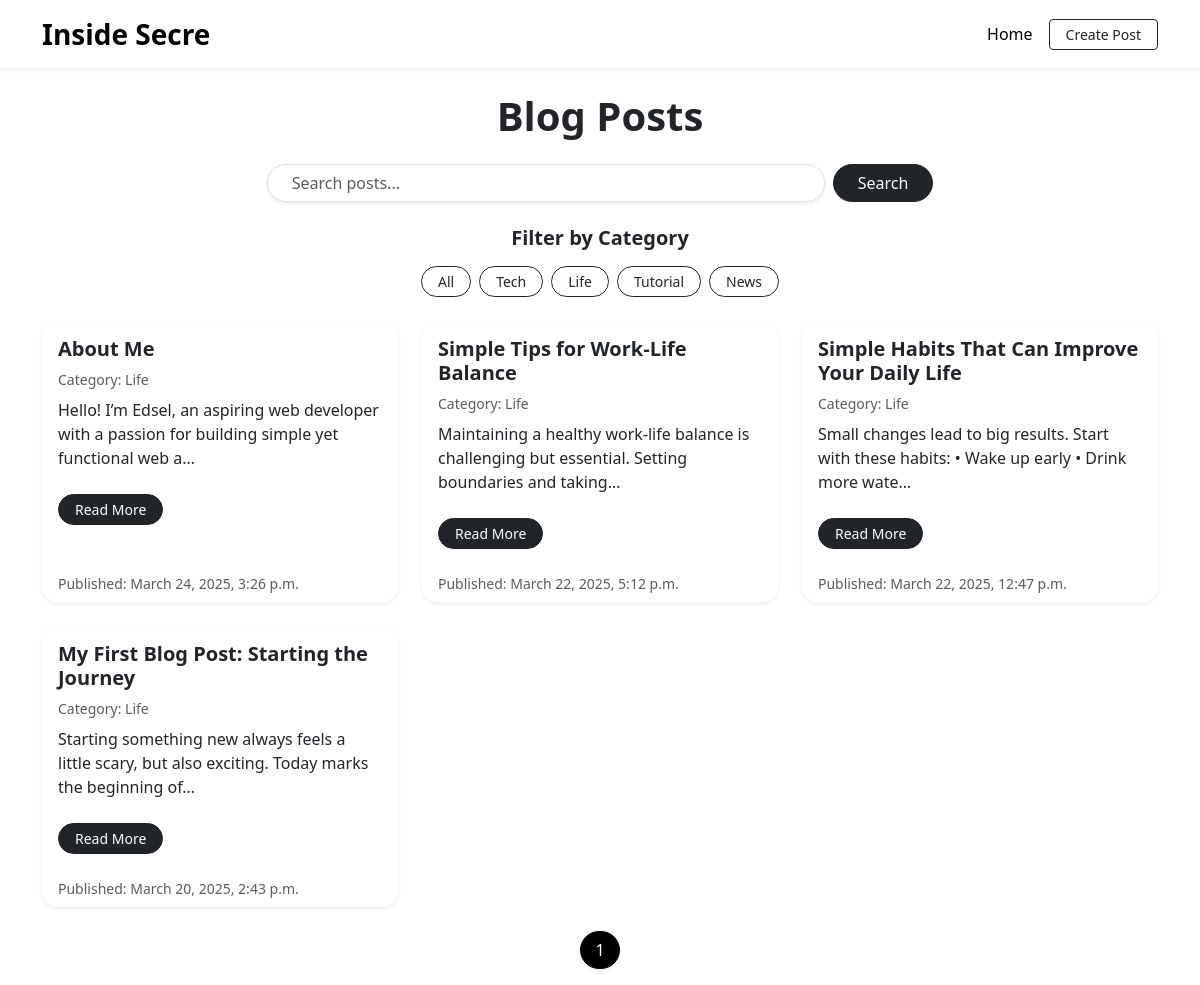
Page /blog/?category=Life on the committed database.
### blog/models.py (models this page shows, shortened)
class BlogPost(models.Model):
    CATEGORY_CHOICES = [
        ("Tech", "Tech"),
        ("Life", "Life"),
        ("Tutorial", "Tutorial"),
        ("News", "News"),
    ]
    title = models.CharField(max_length=200)
    content = models.TextField()
    created_at = models.DateTimeField(auto_now_add=True)
    category = models.CharField(max_length=50, choices=CATEGORY_CHOICES, default="Tech")

### blog/views.py (the view)
# urls.py: path("", views.blog_home, name="blog_home"),  # home page
def blog_home(request):
    category = request.GET.get("category")
    search_query = request.GET.get("q")  # Get the search query from the URL
    posts = BlogPost.objects.all().order_by("-created_at")
    if category:
        posts = posts.filter(category=category)
    if search_query:
        posts = posts.filter(
            Q(title__icontains=search_query) | Q(content__icontains=search_query)
        )
    paginator = Paginator(posts, 5)
    page_number = request.GET.get("page")
    page_obj = paginator.get_page(page_number)
    categories = BlogPost.CATEGORY_CHOICES
    return render(
        request,
        "blog/home.html",
        {
            "page_obj": page_obj,
            "categories": categories,
            "category": category,
            "search_query": search_query,
        },
    )

### blog/templates/blog/home.html (shortened to what this page needs)
{% extends 'blog/base.html' %}
{% block content %}
<h1 class="mb-4 text-center fw-bold" style="font-size: 2.5rem;">Blog Posts</h1>
<div class="mb-4 text-center">
  <form method="get" class="d-flex justify-content-center gap-2">
      <input type="text" name="q" class="form-control w-50 rounded-pill shadow-sm px-4" placeholder="Search posts..." value="{{ search_query|default:'' }}">
      <button type="submit" class="btn btn-dark px-4 rounded-pill">Search</button>
  </form>
</div>
<div class="mb-4 text-center">
    <h5 class="mb-3 fw-semibold">Filter by Category</h5>
    <div class="d-flex justify-content-center flex-wrap gap-2">
        <a href="{% url 'blog_home' %}" class="btn btn-outline-dark btn-sm rounded-pill px-3">All</a>
        {% for code, name in categories %}
            <a href="?category={{ code }}" class="btn btn-outline-dark btn-sm rounded-pill px-3">
                {{ name }}
            </a>
        {% endfor %}
    </div>
</div>
<div class="row">
    {% for post in page_obj %}
        <div class="col-md-4 mb-4">
            <div class="card shadow-sm h-100 border-0 rounded-4 transition-card">
                <div class="card-body">
                    <h5 class="card-title fw-bold">{{ post.title }}</h5>
                    <p class="card-text small text-muted mb-2">Category: {{ post.category }}</p>
                    <p class="card-text">{{ post.content|truncatechars:100 }}</p>
                    <a href="{% url 'blog_detail' post.id %}" class="btn btn-dark btn-sm rounded-pill mt-2 px-3">Read More</a>
                </div>
                <div class="card-footer bg-white border-0 text-muted small rounded-bottom-4">
                    Published: {{ post.created_at }}
                </div>
            </div>
        </div>
    {% empty %}
        <p class="text-center text-muted">No blog posts yet.</p>
    {% endfor %}
</div>
<nav aria-label="Page navigation">
  <ul class="pagination justify-content-center">
    {% for num in page_obj.paginator.page_range %}
      <li class="page-item {% if page_obj.number == num %}active{% endif %}">
        <a class="page-link rounded-pill shadow-sm {% if page_obj.number == num %}bg-dark text-white border-dark{% endif %}"
           href="?page={{ num }}{% if category %}&category={{ category }}{% endif %}">
            {{ num }}
        </a>
      </li>
    {% endfor %}
  </ul>
</nav>
{% endblock %}

### blog/templates/blog/base.html (style rules this page uses)
body { opacity: 0; transition: opacity 0.4s ease-in; }
body.loaded { opacity: 1; }

### blog/templates/blog/home.html (style rules this page uses)
.transition-card { transition: transform 0.2s ease, box-shadow 0.2s ease; }
.pagination .page-link { border: 1px solid #ddd; color: #000; border-radius: 50px !important; padding: 6px 14px; margin: 0 4px; transition: all 0.2s ease; }
.pagination .active .page-link { background-color: #000 !important; color: #fff !important; border-color: #000 !important; }

### rows in the picture
BlogPost: title "About Me", category "Life", content "Hello! I’m Edsel, an aspiring web developer with a passion for building simple yet functional web a…", created_at "March 24, 2025, 3:26 p.m."
BlogPost: title "Simple Tips for Work-Life Balance", category "Life", content "Maintaining a healthy work-life balance is challenging but essential. Setting boundaries and taking…", created_at "March 22, 2025, 5:12 p.m."
BlogPost: title "Simple Habits That Can Improve Your Daily Life", category "Life", content "Small changes lead to big results. Start with these habits: • Wake up early • Drink more wate…", created_at "March 22, 2025, 12:47 p.m."
BlogPost: title "My First Blog Post: Starting the Journey", category "Life", content "Starting something new always feels a little scary, but also exciting. Today marks the beginning of…", created_at "March 20, 2025, 2:43 p.m."

### other values in the picture
{{ name }} "Tech" "Life" "Tutorial" "News"
{{ num }} "1"
